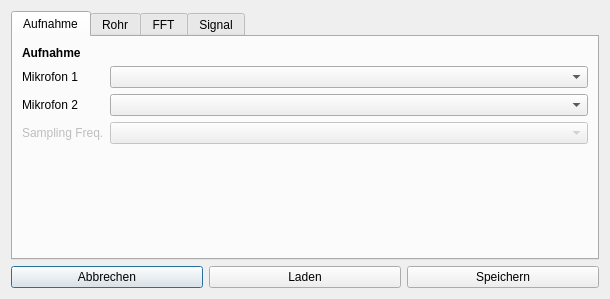
<?xml version="1.0" encoding="UTF-8"?>
<ui version="4.0">
 <class>hwSettingsDialog</class>
 <widget class="QDialog" name="hwSettingsDialog">
  <property name="geometry">
   <rect>
    <x>0</x>
    <y>0</y>
    <width>610</width>
    <height>299</height>
   </rect>
  </property>
  <property name="sizePolicy">
   <sizepolicy hsizetype="Preferred" vsizetype="Preferred">
    <horstretch>0</horstretch>
    <verstretch>0</verstretch>
   </sizepolicy>
  </property>
  <property name="windowTitle">
   <string>Hardware-Einstellungen</string>
  </property>
  <layout class="QVBoxLayout" name="verticalLayout">
   <item>
    <widget class="QTabWidget" name="tabWidget">
     <property name="currentIndex">
      <number>0</number>
     </property>
     <widget class="QWidget" name="tabRecording">
      <attribute name="title">
       <string>Aufnahme</string>
      </attribute>
      <layout class="QVBoxLayout" name="verticalLayout_3">
       <item>
        <layout class="QFormLayout" name="formLayout">
         <item row="0" column="0">
          <widget class="QLabel" name="lblRecordingSettings">
           <property name="font">
            <font>
             <weight>75</weight>
             <bold>true</bold>
            </font>
           </property>
           <property name="text">
            <string>Aufnahme</string>
           </property>
          </widget>
         </item>
         <item row="1" column="0">
          <widget class="QLabel" name="lblRecMic1">
           <property name="text">
            <string>Mikrofon 1</string>
           </property>
          </widget>
         </item>
         <item row="1" column="1">
          <widget class="QComboBox" name="cbRecMic1"/>
         </item>
         <item row="2" column="0">
          <widget class="QLabel" name="lblRecMic2">
           <property name="enabled">
            <bool>true</bool>
           </property>
           <property name="text">
            <string>Mikrofon 2</string>
           </property>
          </widget>
         </item>
         <item row="2" column="1">
          <widget class="QComboBox" name="cbRecMic2">
           <property name="enabled">
            <bool>true</bool>
           </property>
          </widget>
         </item>
         <item row="3" column="0">
          <widget class="QLabel" name="lblRecSamplFreq">
           <property name="enabled">
            <bool>false</bool>
           </property>
           <property name="text">
            <string>Sampling Freq.</string>
           </property>
          </widget>
         </item>
         <item row="3" column="1">
          <widget class="QComboBox" name="cbRecSampFreq">
           <property name="enabled">
            <bool>false</bool>
           </property>
          </widget>
         </item>
        </layout>
       </item>
      </layout>
     </widget>
     <widget class="QWidget" name="tabRecording">
      <attribute name="title">
       <string>Rohr</string>
      </attribute>
      <layout class="QVBoxLayout" name="verticalLayout_2">
       <item>
        <layout class="QFormLayout" name="tubeSettingsLayout">
         <item row="1" column="0">
          <widget class="QLabel" name="lblTubeForm">
           <property name="text">
            <string>Form</string>
           </property>
          </widget>
         </item>
         <item row="1" column="1">
          <widget class="QComboBox" name="cbTubeForm">
           <item>
            <property name="text">
             <string>Rund</string>
            </property>
           </item>
           <item>
            <property name="text">
             <string>Quadratisch</string>
            </property>
           </item>
          </widget>
         </item>
         <item row="2" column="0">
          <widget class="QLabel" name="lblTubeLength">
           <property name="text">
            <string>Länge in m</string>
           </property>
          </widget>
         </item>
         <item row="2" column="1">
          <widget class="QLineEdit" name="editTubeLength">
           <property name="text">
            <string>sdf</string>
           </property>
          </widget>
         </item>
         <item row="3" column="0">
          <widget class="QLabel" name="lblTubeDiameter">
           <property name="text">
            <string>Seitenlänge/Durchmesser in m</string>
           </property>
          </widget>
         </item>
         <item row="3" column="1">
          <widget class="QLineEdit" name="editTubeDiameter">
           <property name="text">
            <string>sdf</string>
           </property>
          </widget>
         </item>
         <item row="4" column="0">
          <widget class="QLabel" name="lblMicDistanceSmall">
           <property name="text">
            <string>Mikrofonabstand (eng) in m</string>
           </property>
          </widget>
         </item>
         <item row="4" column="1">
          <widget class="QLineEdit" name="editMicDistanceSmall">
           <property name="text">
            <string>sdf</string>
           </property>
          </widget>
         </item>
         <item row="5" column="0">
          <widget class="QLabel" name="lblMicDistanceWide">
           <property name="text">
            <string>Mikrofonabstand (weit) in m</string>
           </property>
          </widget>
         </item>
         <item row="5" column="1">
          <widget class="QLineEdit" name="editMicDistanceWide">
           <property name="text">
            <string>sdf</string>
           </property>
          </widget>
         </item>
         <item row="0" column="0" colspan="2">
          <widget class="QLabel" name="lblTubeSettings">
           <property name="font">
            <font>
             <weight>75</weight>
             <bold>true</bold>
            </font>
           </property>
           <property name="text">
            <string>Rohr</string>
           </property>
          </widget>
         </item>
        </layout>
       </item>
      </layout>
     </widget>
     <widget class="QWidget" name="tabFFT">
      <attribute name="title">
       <string>FFT</string>
      </attribute>
      <layout class="QVBoxLayout" name="verticalLayout_4">
       <item>
        <layout class="QFormLayout" name="FFTSettingsLayout">
         <item row="1" column="0">
          <widget class="QLabel" name="lblFFTWindow">
           <property name="text">
            <string>Fensterfunktion</string>
           </property>
          </widget>
         </item>
         <item row="1" column="1">
          <widget class="QComboBox" name="cbFFTWindow">
           <item>
            <property name="text">
             <string>Rechteck</string>
            </property>
           </item>
           <item>
            <property name="text">
             <string>Hamming</string>
            </property>
           </item>
           <item>
            <property name="text">
             <string>Hanning</string>
            </property>
           </item>
           <item>
            <property name="text">
             <string>Bartlett (Triangular)</string>
            </property>
           </item>
           <item>
            <property name="text">
             <string>Blackman 3-term</string>
            </property>
           </item>
           <item>
            <property name="text">
             <string>Blackman-Harris 4-term</string>
            </property>
           </item>
           <item>
            <property name="text">
             <string>Blackman-Harris 7-Term</string>
            </property>
           </item>
           <item>
            <property name="text">
             <string>Tuckey (alpha = 0.66)</string>
            </property>
           </item>
           <item>
            <property name="text">
             <string>Sinus (halb-sinus Fenster)</string>
            </property>
           </item>
          </widget>
         </item>
         <item row="2" column="0">
          <widget class="QLabel" name="lblFFTResolution">
           <property name="text">
            <string>Auflösung in Hz</string>
           </property>
          </widget>
         </item>
         <item row="2" column="1">
          <widget class="QLineEdit" name="editFFTResoultion"/>
         </item>
         <item row="0" column="0" colspan="2">
          <widget class="QLabel" name="lblFFTSettings">
           <property name="font">
            <font>
             <weight>75</weight>
             <bold>true</bold>
            </font>
           </property>
           <property name="text">
            <string>FFT</string>
           </property>
          </widget>
         </item>
        </layout>
       </item>
      </layout>
     </widget>
     <widget class="QWidget" name="tabSignal">
      <attribute name="title">
       <string>Signal</string>
      </attribute>
      <layout class="QVBoxLayout" name="verticalLayout_5">
       <item>
        <layout class="QFormLayout" name="signalSettingsLayout">
         <item row="0" column="0">
          <widget class="QLabel" name="lblSignalSettings">
           <property name="font">
            <font>
             <weight>75</weight>
             <bold>true</bold>
            </font>
           </property>
           <property name="text">
            <string>Signal</string>
           </property>
          </widget>
         </item>
         <item row="1" column="0">
          <widget class="QLabel" name="lblSignalType">
           <property name="text">
            <string>Signaltyp</string>
           </property>
          </widget>
         </item>
         <item row="1" column="1">
          <widget class="QComboBox" name="cbSignalType">
           <item>
            <property name="text">
             <string>Multisinus Crest 96</string>
            </property>
           </item>
           <item>
            <property name="text">
             <string>Multisinus Crest 44</string>
            </property>
           </item>
           <item>
            <property name="text">
             <string>Weißes Rauschen</string>
            </property>
           </item>
          </widget>
         </item>
         <item row="2" column="0">
          <widget class="QLabel" name="lblSignalDevice">
           <property name="text">
            <string>Gerät</string>
           </property>
          </widget>
         </item>
         <item row="2" column="1">
          <widget class="QComboBox" name="cbSignalDevice"/>
         </item>
        </layout>
       </item>
      </layout>
     </widget>
    </widget>
   </item>
   <item>
    <layout class="QHBoxLayout" name="horizontalLayout">
     <item>
      <widget class="QPushButton" name="btnAbort">
       <property name="text">
        <string>Abbrechen</string>
       </property>
      </widget>
     </item>
     <item>
      <widget class="QPushButton" name="btnLoadHwSettings">
       <property name="text">
        <string>Laden</string>
       </property>
      </widget>
     </item>
     <item>
      <widget class="QPushButton" name="btnSaveHwSettings">
       <property name="text">
        <string>Speichern</string>
       </property>
      </widget>
     </item>
    </layout>
   </item>
  </layout>
 </widget>
 <resources/>
 <connections/>
</ui>
